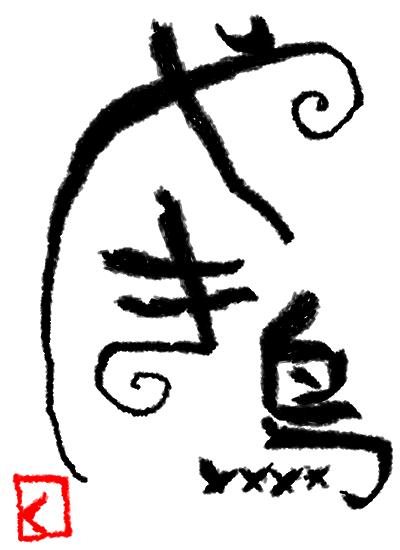
#> input picture jupyterNotebook/2_01. IntroductionOfOpenCV/test.png, 400 x 550 px, found by its file name
$ jupyter execute AboutOpenCVAndNumPy.ipynb   (shell and % lines are left out)
#> lines starting #> are read from the running program, lines starting #| are printed output that depends on the picture
# ・[About OpenCV and NumPy.]

### ・The read image can be operated with NumPy.

[cell 1]
import cv2
img = cv2.imread("test.png")
#> img is the input picture: shape (550, 400, 3); mean B, G, R 209, 209, 211
print(type(img))
#| <class 'numpy.ndarray'>

### ・Performs negative / positive reversal.

[cell 2]

import matplotlib.pyplot as plt
import cv2

img = cv2.imread("test.jpg")
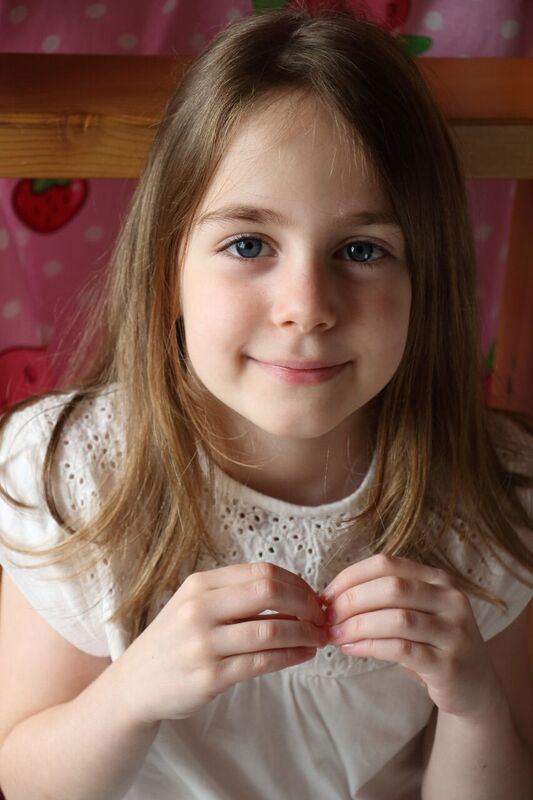
#> input picture jupyterNotebook/2_13. AboutOpeCVAndNumPy/test.jpg, 533 x 800 px
#> img is the input picture: shape (800, 533, 3); mean B, G, R 82.6, 95.3, 126
#! Performs negative / positive reversal.
img = 255 - img
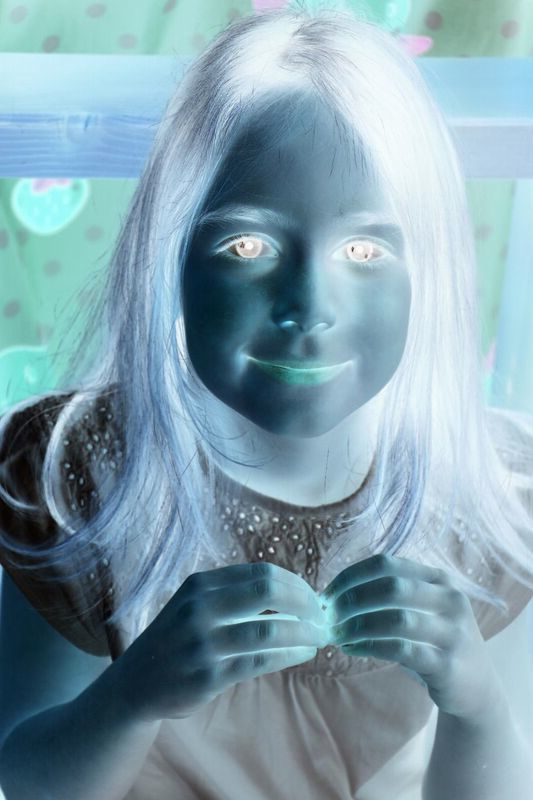
#> img: shape (800, 533, 3); mean B, G, R 172.4, 159.7, 129
#! Show image
plt.imshow(cv2.cvtColor(img, cv2.COLOR_BGR2RGB))
plt.show()

### ・Convert to grayscale.

[cell 3]

import matplotlib.pyplot as plt
import cv2

img = cv2.imread("test.jpg")
#! Performs negative / positive reversal.
img = cv2.cvtColor(img, cv2.COLOR_BGR2GRAY)
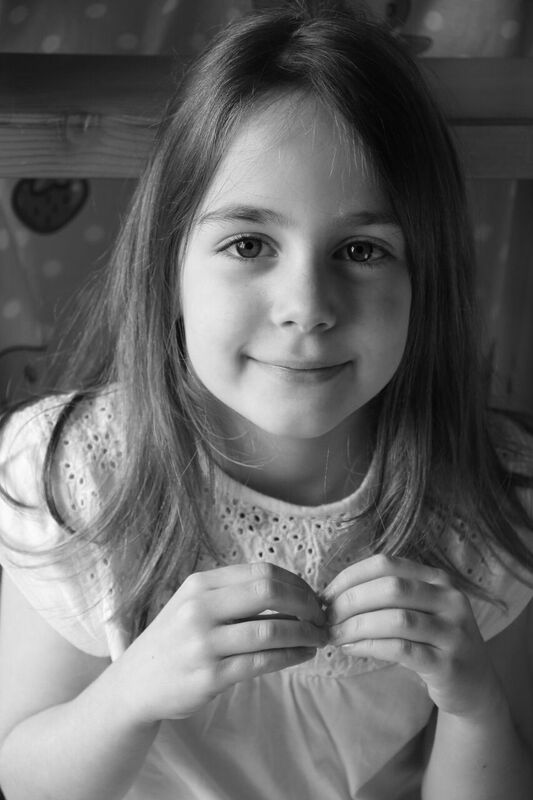
#> img: shape (800, 533); min 0, max 254, mean 103
#! Show image
plt.imshow(img, cmap="gray")
plt.axis("off")
plt.show()

### ・Constants often used for color space conversion.

| | 定数 | 効果 |
|---- | :---- | :---- |
| 1 | cv2.COLOR_BGR2GRAY | BGRカラー画像をグレイスケールに変換。|
| 2 | cv2.COLOR_RGB2BGR | RGBカラー画像をBGRカラー画像に変換。|
| 3 | cv2.COLOR_BGR2YCrCb | BGRカラー画像をYCrCbに変換。|
| 4 | cv2.COLOR_BGR2HSV | BGRカラー画像をHSVに変換。|

### ・List all constants.

[cell 4]
import cv2
[i for i in dir(cv2) if i.startswith("COLOR_")]

### ・Reverse rotation of the image.

[cell 5]
#!
#! Flip horizontally and flip vertically.
#!
import matplotlib.pyplot as plt
import cv2

#! Load image.
img = cv2.imread("test.jpg")

#!
#! Specify the graph frame size with figsize (horizontal, vertical)
#!
plt.figure(figsize=(8, 8))

#! Original image left.
plt.subplot(1, 3, 1)
plt.imshow(cv2.cvtColor(img, cv2.COLOR_BGR2RGB))

#! Flip image left / right.
plt.subplot(1, 3, 2)
img2 = cv2.flip(img, 1) # left right
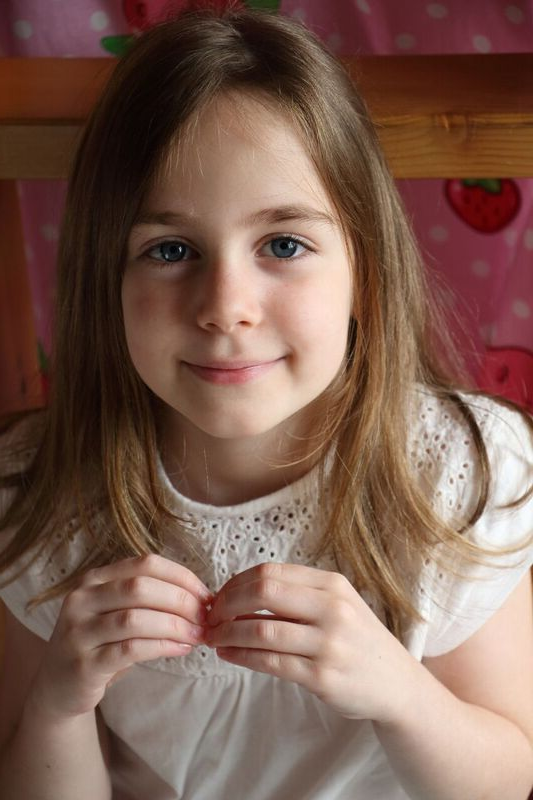
#> img2: shape (800, 533, 3); mean B, G, R 82.6, 95.3, 126
plt.imshow(cv2.cvtColor(img2, cv2.COLOR_BGR2RGB))

#! Flip image upside down.
plt.subplot(1, 3, 3)
img3 = cv2.flip(img, 0) # 0: up down.
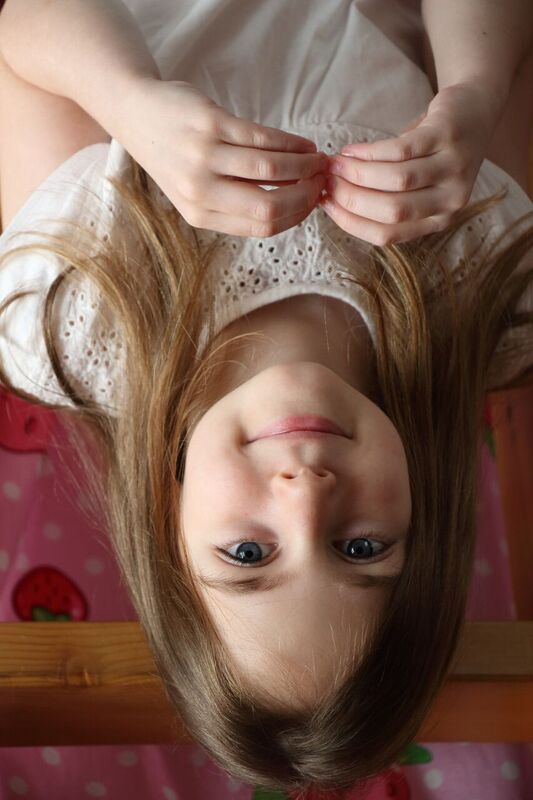
#> img3: shape (800, 533, 3); mean B, G, R 82.6, 95.3, 126
plt.imshow(cv2.cvtColor(img3, cv2.COLOR_BGR2RGB))
plt.show()
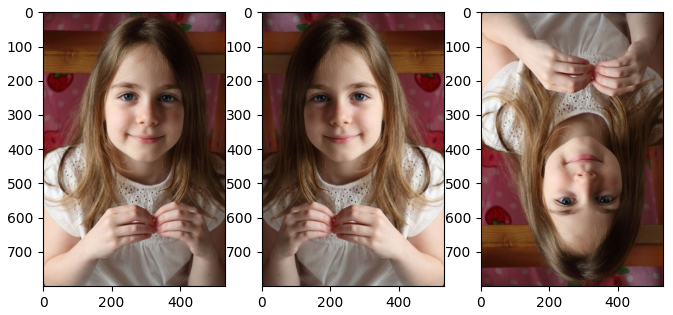
#> figure drawn by matplotlib, 3 panels

[cell 6]
#!
#! Image rotation.
#!
import matplotlib.pyplot as plt
import cv2

#! Load image.
img = cv2.imread("test.jpg")

#!
#! Specify the graph frame size with figsize (horizontal, vertical)
#!
plt.figure(figsize=(8, 8))

#! Get image size.
h, w, color = img.shape
#> h = 800; w = 533; color = 3
size = (w, h) # tuple
#> size = (533, 800)
#print(type(size))

#! Image center position.
center = (w // 2, h // 2) # tuple
#> center = (266, 400)

#! Get rotation transformation matrix.
angle = 45
scale = 1.0
#! Generate 2D rotation transformation matrix.
matrix = cv2.getRotationMatrix2D(center, angle, scale)
#! アフィン変換
img2 = cv2.warpAffine(img, matrix, size)
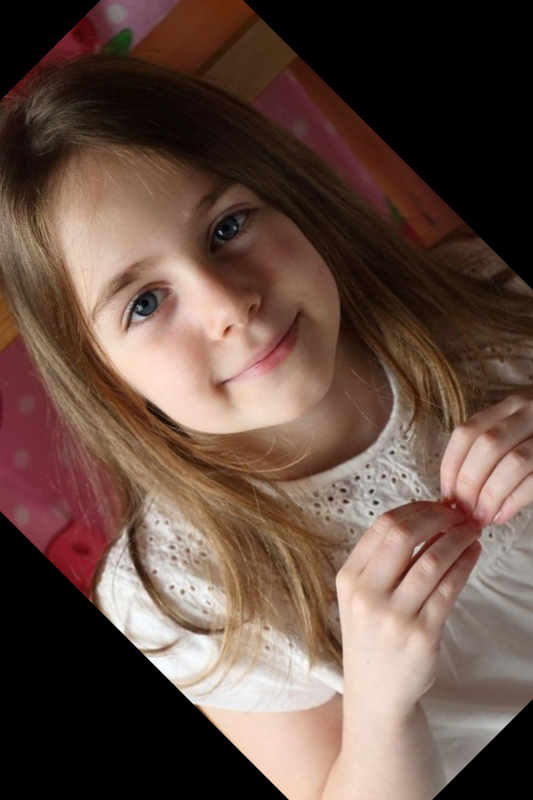
#> img2: shape (800, 533, 3); mean B, G, R 68, 78.4, 101.4

#! Original image left.
plt.subplot(1, 2, 1)
plt.imshow(cv2.cvtColor(img, cv2.COLOR_BGR2RGB))

#! Rotate image right.
plt.subplot(1, 2, 2)
plt.imshow(cv2.cvtColor(img2, cv2.COLOR_BGR2RGB))

plt.show()
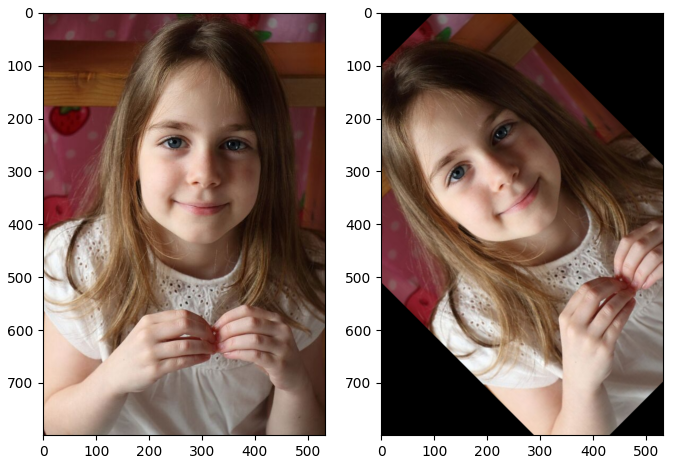
#> figure drawn by matplotlib, 2 panels
